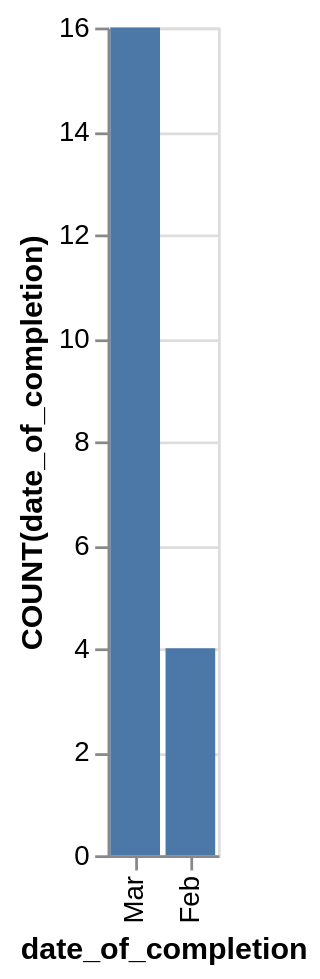

Describe this chart as a Vega-Lite specification.
### Vega-Lite specification from a JSON file in a GitHub repository (floating-point values rounded to 4 significant figures)
{"data": {"values": [{"x_data": "Mar", "y_data": 16}, {"x_data": "Feb", "y_data": 4}]}, "mark": "bar", "encoding": {"x": {"field": "x_data", "type": "nominal", "title": "date_of_completion", "sort": {"op": "sum", "field": "y_data", "order": "descending"}}, "y": {"field": "y_data", "type": "quantitative", "title": "COUNT(date_of_completion)"}}}
